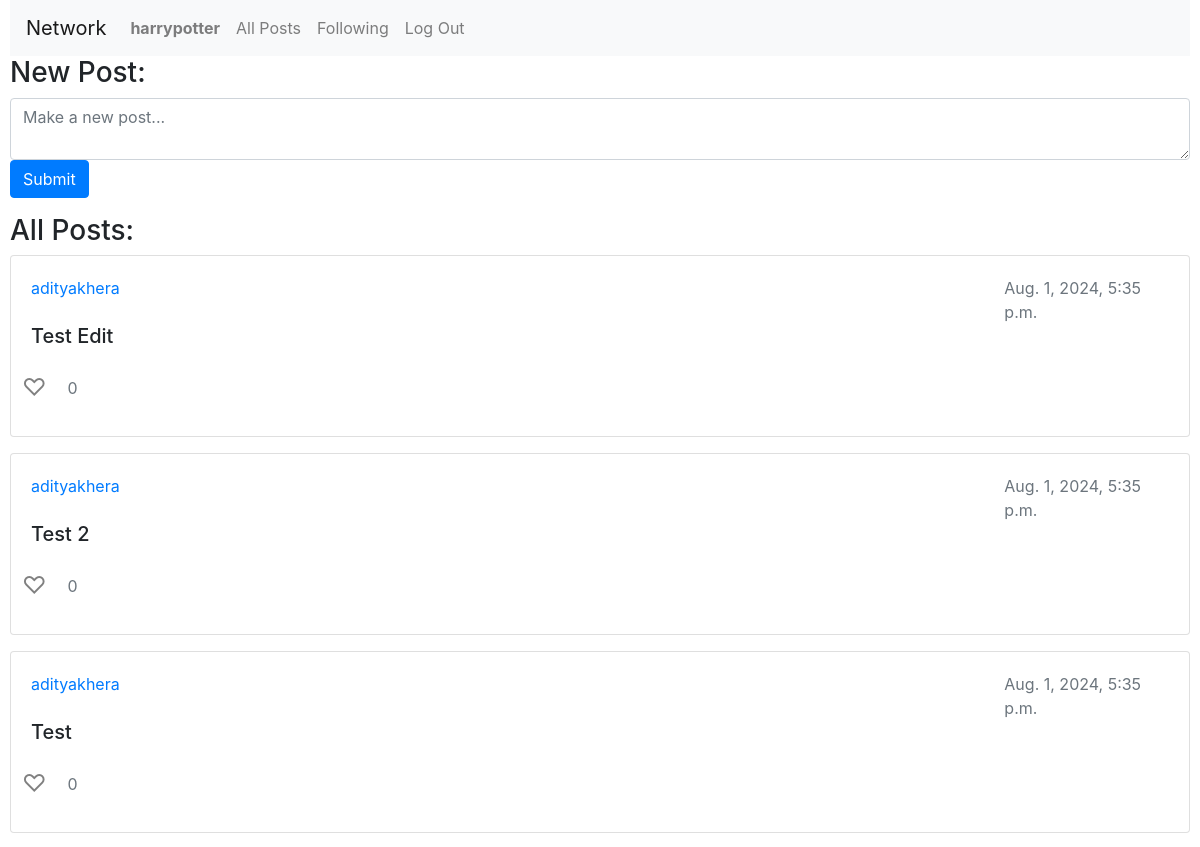
Page /following (signed in, upper part) on the earlier database version.
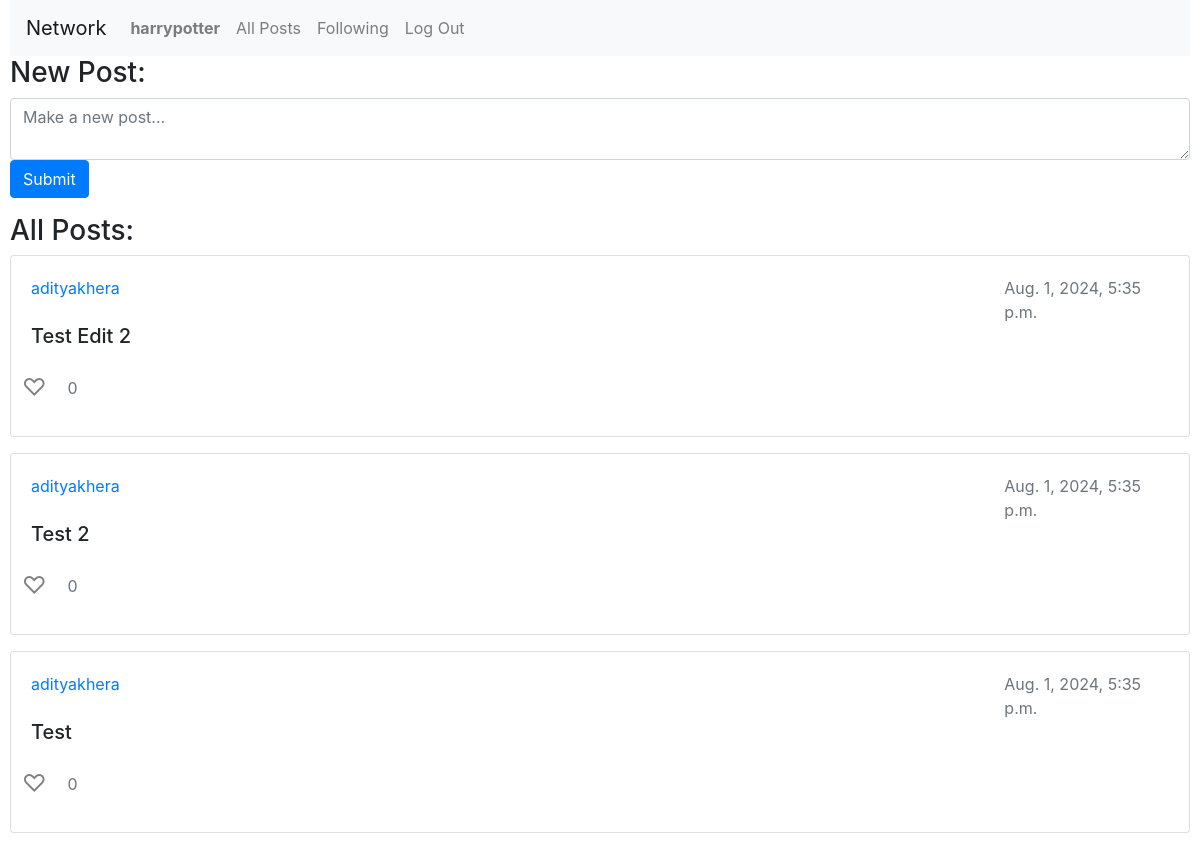
Same page on the later database version.
### network/models.py (models this page shows, shortened)
class Post(models.Model):
    user = models.ForeignKey(User, on_delete=models.CASCADE, related_name = 'posts_made')
    content = models.CharField(max_length=280)
    timestamp = models.DateTimeField(auto_now_add=True)

class User(AbstractUser):
    pass

### network/views.py (the view)
# urls.py: path('following', views.followingpage, name='followingpage'),
def followingpage(request):
    newPostForm = NewPostForm()
    user = User.objects.get(pk=request.user.id)
    peopleFollowed = Follower.objects.filter(user=user).values_list('followers', flat=True)
    posts_list = Post.objects.filter(user__in=peopleFollowed).order_by('-timestamp')
    paginator = Paginator(posts_list, 10)  # 10 posts per page
    page_number = request.GET.get('page')
    posts = paginator.get_page(page_number)
    return render(request, "network/following.html", {
        'posts' : posts,
        'newPostForm' : newPostForm
    })

### network/views.py
class NewPostForm(forms.Form):
    new_post_text = forms.CharField(widget=forms.Textarea(attrs={
        'placeholder' : 'Make a new post...',
        'required' : 'True',
        'class' : 'form-control',
        'maxlength': '500',
        'rows': 2,
        'cols': 40
    }), label="")

### network/templates/network/following.html (shortened to what this page needs)
{% extends "network/layout.html" %}
{% block body %}
    <form action="{% url 'index' %}" method="post" class="mb-3">
        <h3>New Post:</h3>
        {{ newPostForm }}
        <input type="submit" class="btn btn-primary">
    </form>
    <h3>All Posts:</h3>
    {% if posts %}
        <div class="row">
            <div class="col-12">
                {% for post in posts %}
                <div class="card mb-3">
                    <div class="card-body">
                        <div class="row">
                            {% if post.user.username == user.username %}
                                <a href="{% url 'profile' username=post.user.username %}" class="col-8">{{post.user.username}}</a>
                                <button class="edit-button btn btn-primary col-2" data-post-id="{{ post.id }}">Edit</button>
                            {% else %}
                                <a href="{% url 'profile' username=post.user.username %}" class="col-10">{{post.user.username}}</a>
                            {% endif %}
                            <div class="text-muted col-2">{{post.timestamp}}</div>
                        </div>
                        <h5 class="card-title">{{post.content}}</h5>
                        <div class="row">
                            <button class="like-button {% if user in post.likes.all %}liked{% else %}unliked{% endif %}" data-post-id="{{post.id}}">
                                {% if user in post.likes.all %}
                                &#x2764;
                                {% else %}
                                &#x2661;
                                {% endif %}
                            </button>
                            <p class="text-muted col-2 mt-3" id="like-count-{{post.id}}">{{post.likes.count}}</p>
                        </div>
                    </div>
                </div>
                {% endfor %}
            </div>
        </div>
    {% else %}
        <h4>No Posts Yet</h4>
    {% endif %}
{% endblock %}

Differences in the rows shown:
changed Post: content "Test Edit" → "Test Edit 2"
